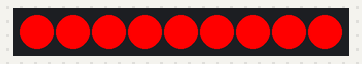
Simulated run of this sketch. Board: Arduino Uno, built with avr-gcc and run on an emulated ATmega328P. Parts: 9 RGB LEDs in strip order, left to right.

Above: at 0.01 s.
At 1.99 s:
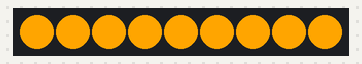
At 4.12 s:
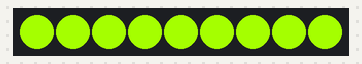
At 8.24 s:
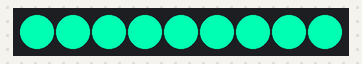
At 12.36 s:
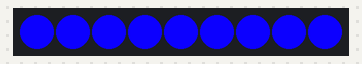
At 16.63 s:
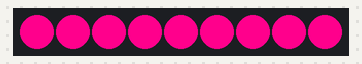

Measured:
- by itself, everything shown: repeats every 18.3 s, in 360 steps

The sketch:

sketch_dec12a.ino
```cpp
#include <Adafruit_NeoPixel.h>

#define PIN            5
#define NUMPIXELS      9


Adafruit_NeoPixel pixels = Adafruit_NeoPixel(NUMPIXELS, PIN, NEO_GRB + NEO_KHZ800);

void setup()
{
  // put your setup code here, to run once:
pixels.begin();
Serial.begin(9600);
}

int program = 1;
int beforeVal = 2;

void loop()
{


        for(int hue = 0; hue < 360; hue++)
       {
        setLedColorHSV_normal(hue, 1, 1);
 delay(50);       }


}

void setLedColorHSV_normal(int h, double s, double v) {

  double r=0;
  double g=0;
  double b=0;
  double hf=h/60.0;

  int i=(int)floor(h/60.0);
  double f = h/60.0 - i;
  double pv = v * (1 - s);
  double qv = v * (1 - s*f);
  double tv = v * (1 - s * (1 - f));

  switch (i)
  {
  case 0:
    r = v;
    g = tv;
    b = pv;
    break;
  case 1:
    r = qv;
    g = v;
    b = pv;
    break;
  case 2:
    r = pv;
    g = v;
    b = tv;
    break;
  case 3:
    r = pv;
    g = qv;
    b = v;
    break;
  case 4:
    r = tv;
    g = pv;
    b = v;
    break;
  case 5:
    r = v;
    g = pv;
    b = qv;
    break;
  }

  //set each component to a integer value between 0 and 255
  int red = constrain((int)255*r,0,255);
  int green = constrain((int)255*g,0,255);
  int blue = constrain((int)255*b,0,255);


  for(int i = 0; i < 9; i++)
    {
      pixels.setPixelColor(i, pixels.Color(red, green, blue));
     }

  pixels.show();

}

void setLedColorHSV(int h, double s, double v) {

  double r=0;
  double g=0;
  double b=0;
  double hf=h/60.0;

  int i=(int)floor(h/60.0);
  double f = h/60.0 - i;
  double pv = v * (1 - s);
  double qv = v * (1 - s*f);
  double tv = v * (1 - s * (1 - f));

  switch (i)
  {
  case 0:
    r = v;
    g = tv;
    b = pv;
    break;
  case 1:
    r = qv;
    g = v;
    b = pv;
    break;
  case 2:
    r = pv;
    g = v;
    b = tv;
    break;
  case 3:
    r = pv;
    g = qv;
    b = v;
    break;
  case 4:
    r = tv;
    g = pv;
    b = v;
    break;
  case 5:
    r = v;
    g = pv;
    b = qv;
    break;
  }

  //set each component to a integer value between 0 and 255
  int red = constrain((int)255*r,0,255);
  int green = constrain((int)255*g,0,255);
  int blue = constrain((int)255*b,0,255);

  chainsUp(red, green, blue); //rozowy
  chainsDN(red, green, blue);
  pixels.show();

}

void resetLEDs()
{
   for(int i = 0; i < 9; i++)
    {
      pixels.setPixelColor(i, 0,0,0);
      //pixels.setPixelColor(1, pixels.Color(red, green, blue));
     // pixels.setBrightness(64);
     pixels.show();
     }
}

void rainbow()
{
  resetLEDs();

     for(int i = 0; i < 9; i++)
    {
   pixels.setPixelColor(i, 255,0,0);
   pixels.show();
   delay(200);
   resetLEDs();
    }
     for(int i = 0; i < 9; i++)
    {
    //reset();
   pixels.setPixelColor(i,0, 255,0);
   pixels.show();
   delay(200);
   resetLEDs();
    }
     for(int i = 0; i < 9; i++)
    {
    //reset();
   pixels.setPixelColor(i,0,0,255);
   pixels.show();
   delay(200);
   resetLEDs();
    }

}

void chainsUp(int x, int y, int z)
{
  for(int m = 0; m <9; m++)
  {
    //resetLEDs();
    pixels.setPixelColor(m,x,y,z);
    pixels.setPixelColor(m+1,x,y,z);
    pixels.show();
    delay(30);
    resetLEDs();
    m = m +1;
  }
}

void chainsDN(int x, int y, int z)
{
  for(int p = 8; p > 0 ;p --)
  {
    //resetLEDs();
    pixels.setPixelColor(p,x,y,z);
    pixels.setPixelColor(p-1,x,y,z);
    pixels.show();
   delay(30);
    resetLEDs();
    p = p - 1;
  }
}

void lastShow()
{


  for(int h= 0; h<101; h++)
  {
  setLedColorHSV(360,100, h);
  delay(50);
  }
}
```
